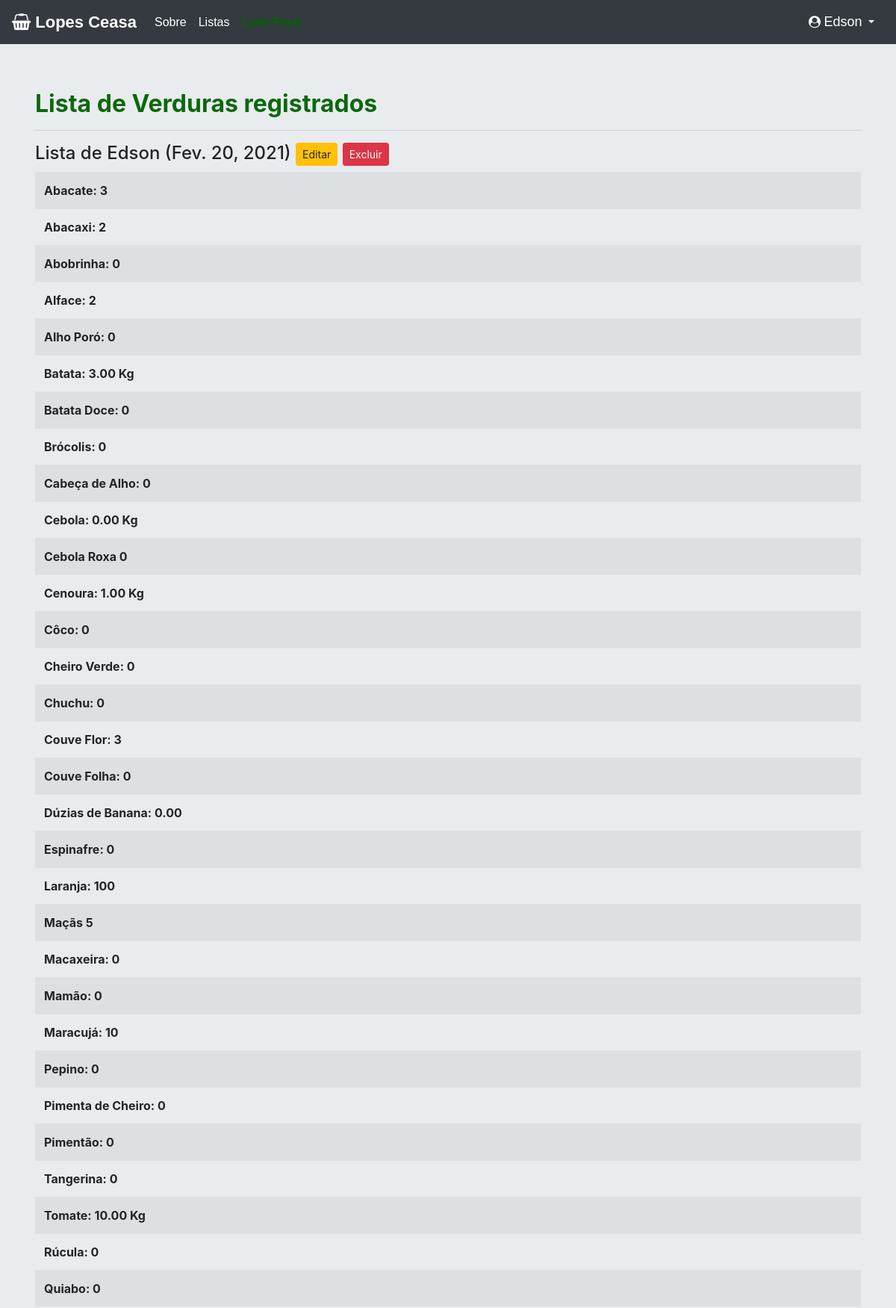
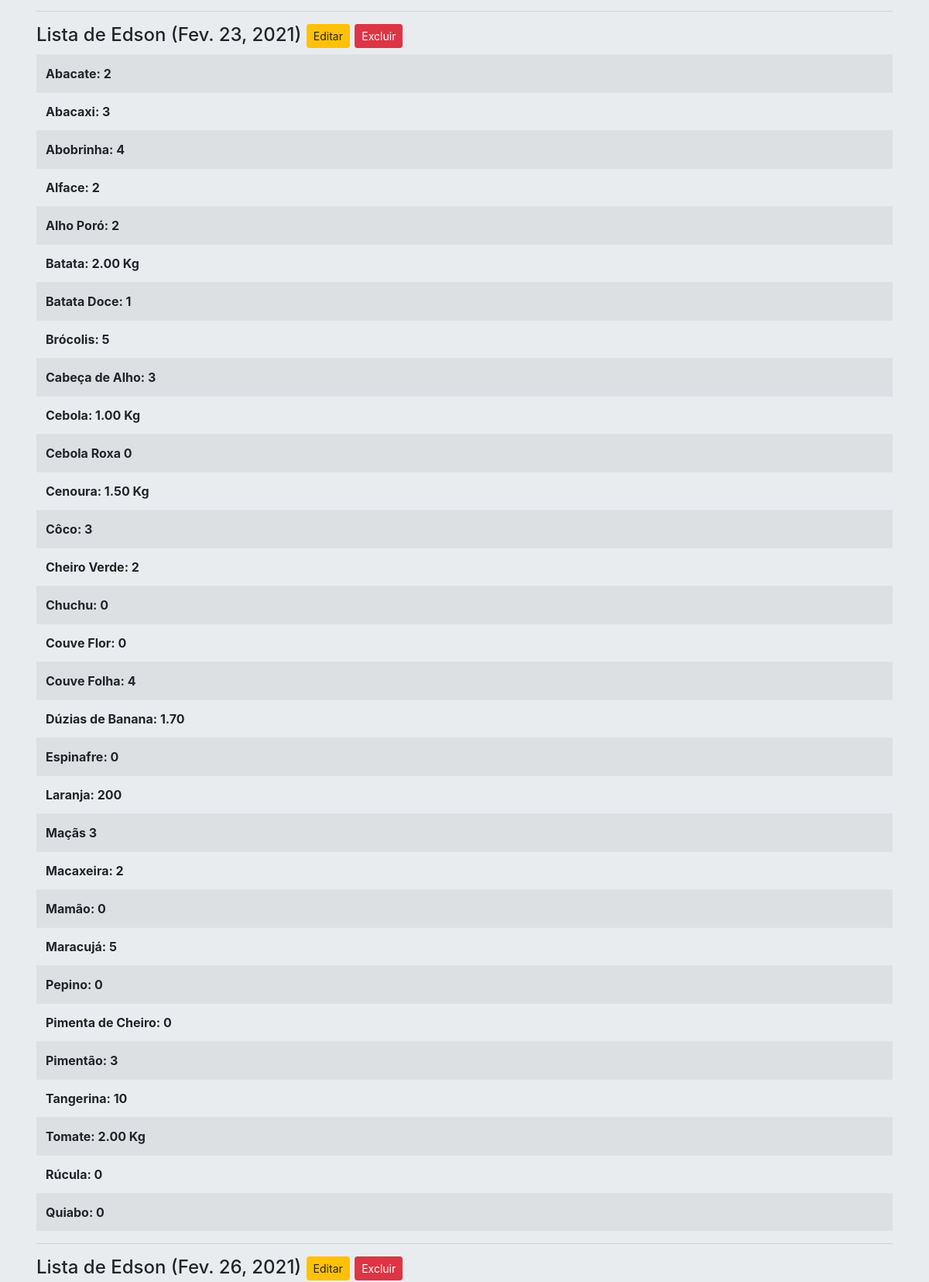
Screenshot of /listar/verduras/user (signed in, upper part) with the database file from the repository (2 pictures, top to bottom).
### cadastros/models.py (models this page shows, shortened)
class Verdura(models.Model):
    data = models.DateField(default=timezone.now)
    usuario = models.ForeignKey(User, on_delete=models.PROTECT)
    abacate = models.IntegerField(default=0)
    abacaxi = models.IntegerField(default=0)
    abobrinha = models.IntegerField(default=0)
    alface = models.IntegerField(default=0)
    alho_poro = models.IntegerField(default=0, verbose_name='Alho Poró')
    batata = models.DecimalField(default=0, verbose_name='Batata (kg)', help_text='Quantidade de Batatas x 0.13', decimal_places=2, max_digits=5)
    batata_doce = models.IntegerField(default=0)
    brocolis = models.IntegerField(default=0)
    cabeca_de_alho = models.IntegerField(default=0, verbose_name='Cabeça de Alho')
    cebola = models.DecimalField(default=0, verbose_name='Cebola (kg)', max_digits=5, decimal_places=2, help_text='Quantidade de Cebolas x 0.15')
    cebola_roxa = models.IntegerField(default=0, verbose_name='Cebola Roxa')
    cenoura = models.DecimalField(default=0, verbose_name='Cenoura (kg)',
                                  help_text='Quantidade de Cenouras x 0.2', decimal_places=2, max_digits=5)
    coco = models.IntegerField(default=0)
    cheiro_verde = models.IntegerField(default=0, verbose_name='Cheiro Verde')
    chuchu = models.IntegerField(default=0)
    couve_flor = models.IntegerField(default=0, verbose_name='Couve Flor')
    couve_folha = models.IntegerField(default=0, verbose_name='Couve Folha')
    banana = models.DecimalField(
        default=0, verbose_name='Dúzias de Banana',
         decimal_places=2, max_digits=5, help_text='Dúzias em valor decimal.')
    espinafre = models.IntegerField(default=0)
    laranja = models.IntegerField(default=0)
    maca = models.IntegerField(default=0, verbose_name='Maçã')
    macaxeira = models.IntegerField(default=0)
    mamao = models.IntegerField(default=0, verbose_name='Mamão')
    maracuja = models.IntegerField(default=0, verbose_name='Maracujá')
    pepino = models.IntegerField(default=0)
    pimenta_de_cheiro = models.IntegerField(default=0, verbose_name='Pimenta de Cheiro')
    pimentao = models.IntegerField(default=0, verbose_name='Pimentão')
    tangerina = models.IntegerField(default=0)
    tomate = models.DecimalField(default=0, decimal_places=2, max_digits=5, help_text='Quantidade de Tomates x 0.15')
    rucula = models.IntegerField(default=0, verbose_name='Rúcula')
    quiabo = models.IntegerField(default=0)

### cadastros/views.py (the view)
# urls.py: path('listar/verduras/user', VerduraList.as_view(), name='listar-verduras'),
class VerduraList(LoginRequiredMixin, ListView):
    login_url = reverse_lazy('login')
    model = Verdura
    template_name = 'cadastros/listas/verduras.html'
    def get_queryset(self):
        self.object_list = Verdura.objects.filter(usuario=self.request.user)
        return self.object_list

### cadastros/templates/cadastros/listas/verduras.html (shortened to what this page needs)
{% extends "paginas/templates/modelopro.html" %}
{% load static}
{% block titulo %}
{% block principal %}
<h2 style="font-weight: bold; color: rgb(12, 104, 12);">Lista de Verduras registrados</h2>
<hr>
{% for verdura in object_list %}
<table class="table table-striped">
    <h4 >Lista de {{verdura.usuario}} ({{verdura.data}})
        <a href="{% url 'editar-verduras' verdura.pk %}" class="btn btn-warning btn-sm" title="Editar">Editar</a>
        <a href="{% url 'excluir-verduras' verdura.pk %}" class="btn btn-danger btn-sm" title="Excluir">Excluir</a>
    </h4>
    <tr>
        <th>Abacate: {{ verdura.abacate }}</th>
    </tr>
    <tr>
        <th>Abacaxi: {{ verdura.abacaxi }}</th>
    </tr>
    <tr>
        <th>Abobrinha: {{ verdura.abobrinha }}</th>
    </tr>
    <tr>
        <th>Alface: {{ verdura.alface }}</th>
    </tr>
    <tr>
        <th>Alho Poró: {{ verdura.alho_poro }}</th>
    </tr>
    <tr>
        <th>Batata: {{ verdura.batata }} Kg</th>
    </tr>
    <tr>
        <th>Batata Doce: {{ verdura.batata_doce }}</th>
    </tr>
    <tr>
        <th>Brócolis: {{ verdura.brocolis }}</th>
    </tr>
    <tr>
        <th>Cabeça de Alho: {{ verdura.cabeca_de_alho }}</th>
    </tr>
    <tr>
        <th>Cebola: {{ verdura.cebola}} Kg</th>
    </tr>
    <tr>
        <th>Cebola Roxa {{ verdura.cebola_roxa }}</th>
    </tr>
    <tr>
        <th>Cenoura: {{ verdura.cenoura }} Kg</th>
    </tr>
    <tr>
        <th>Côco: {{ verdura.coco }}</th>
    </tr>
    <tr>
        <th>Cheiro Verde: {{ verdura.cheiro_verde }}</th>
    </tr>
    <tr>
        <th>Chuchu: {{ verdura.chuchu }}</th>
    </tr>
    <tr>
        <th>Couve Flor: {{ verdura.couve_flor }}</th>
    </tr>
    <tr>
        <th>Couve Folha: {{ verdura.couve_folha }}</th>
    </tr>
    <tr>
        <th>Dúzias de Banana: {{ verdura.banana }}</th>
    </tr>
    <tr>
        <th>Espinafre: {{ verdura.espinafre }}</th>
    </tr>
    <tr>
        <th>Laranja: {{ verdura.laranja }}</th>
    </tr>
    <tr>
        <th>Maçãs {{ verdura.maca }}</th>
    </tr>
    <tr>
        <th>Macaxeira: {{ verdura.macaxeira }}</th>
    </tr>
    <tr>
        <th>Mamão: {{ verdura.mamao }}</th>
    </tr>
    <tr>
        <th>Maracujá: {{ verdura.maracuja }}</th>
    </tr>
    <tr>
        <th>Pepino: {{ verdura.pepino }}</th>
    </tr>
    <tr>
        <th>Pimenta de Cheiro: {{ verdura.pimenta_de_cheiro }}</th>
    </tr>
    <tr>
        <th>Pimentão: {{ verdura.pimentao }}</th>
    </tr>
    <tr>
        <th>Tangerina: {{ verdura.tangerina }}</th>
    </tr>
    <tr>
        <th>Tomate: {{ verdura.tomate }} Kg</th>
    </tr>
    <tr>
        <th>Rúcula: {{ verdura.rucula }}</th>
    </tr>
    <tr>
        <th>Quiabo: {{ verdura.quiabo }}</th>
    </tr>
</table>
<hr>
{% empty %}
<tr>
    <td colspan="3">Nenhuma lista registrada</td>
    {% endfor %}
{%endblock%}

### paginas/templates/modelopro.html (shortened to what this page needs)
{% load static %}
<!DOCTYPE html>
<html lang="pt-BR">
  <head>
<link href="{% static 'css/bootstrap.css' %}" rel="stylesheet">
<link rel="stylesheet" href="https://maxcdn.bootstrapcdn.com/font-
awesome/4.7.0/css/font-awesome.min.css">
    <link href="{% static 'css/jumbotron.css' %}" rel="stylesheet">
  </head>
  <body>
    {% block navbar %}
  <div class="container">
    <nav class="navbar navbar-expand-md navbar-dark fixed-top bg-dark">
      <a class="navbar-brand" href="{% url 'index' %}" style="font-weight: bold; font-size: 22px; font-family:sans-serif;">
        <i class="fa fa-shopping-basket" aria-hidden="true" ></i>
        Lopes Ceasa
      </a>
      <div class="collapse navbar-collapse" id="navbarsExampleDefault">
        <ul class="navbar-nav mr-auto">
          <li class="nav-item active">
            <a class="nav-link" href="{% url 'sobre' %}" style="font-family: sans-serif;">
              Sobre <span class="sr-only">(atual)</span>
            </a>
          </li>
          {% if request.user.is_authenticated%}
          <li class="nav-item active">
            <a class="nav-link" href="{% url 'listar-verduras-total' %}" style="font-family: sans-serif;" >
              Listas
            </a>
          </li>
          <li class="nav-item active">
            <a class="nav-link" href="{% url 'listar-verduras-final' %}" style="font-family: sans-serif; font-weight: bold; color: darkgreen;">
            </a>
          </li>
          {%endif%}
        </ul>
        <ul class="navbar-nav">
          {% if request.user.is_authenticated%}
          <div class="btn-group">
            <button class="btn btn-dark dropdown-toggle" type="button" id="triggerId" data-toggle="dropdown" aria-haspopup="true"
                aria-expanded="false">
                <i class="fa fa-user-circle"></i>
                <span id="username" style="font-size: 18px; font-family: sans-serif;">{{request.user}}</span>
            </button>
          </div>
          {% else %}
          <li class="nav-item active">
            <a class="nav-link" href="{% url 'login' %}" style="font-family: sans-serif;">
              <i class="fa fa-sign-in" aria-hidden="true"></i>
              Login
            </a>
          {%endif%}
        </ul>
      </div>
    </nav>
  </div>
<main role="main">
  {% endblock %}
<main role="main">
  <div class="jumbotron">
    <div class="container">
      {% block principal %}{% endblock %}
</main>
</html>

### paginas/static/css/jumbotron.css (style rules this page uses)
body { padding-top: 3.5rem; }

### rows the page displays
Verdura: usuario "Edson", data "Fev. 20, 2021", abacate "3", abacaxi "2", abobrinha "0", alface "2", alho_poro "0", batata "3.00", batata_doce "0", brocolis "0", cabeca_de_alho "0", cebola "0.00", cebola_roxa "0", cenoura "1.00", coco "0", cheiro_verde "0", chuchu "0", couve_flor "3", couve_folha "0", banana "0.00", espinafre "0", laranja "100", maca "5", macaxeira "0", mamao "0", maracuja "10", pepino "0", pimenta_de_cheiro "0", pimentao "0", tangerina "0", tomate "10.00", rucula "0", quiabo "0"
Verdura: usuario "Edson", data "Fev. 23, 2021", abacate "2", abacaxi "3", abobrinha "4", alface "2", alho_poro "2", batata "2.00", batata_doce "1", brocolis "5", cabeca_de_alho "3", cebola "1.00", cebola_roxa "0", cenoura "1.50", coco "3", cheiro_verde "2", chuchu "0", couve_flor "0", couve_folha "4", banana "1.70", espinafre "0", laranja "200", maca "3", macaxeira "2", mamao "0", maracuja "5", pepino "0", pimenta_de_cheiro "0", pimentao "3", tangerina "10", tomate "2.00", rucula "0", quiabo "0"
Verdura: usuario "Edson", data "Fev. 26, 2021"

### other values shown
{{ request.user }} "Edson"
